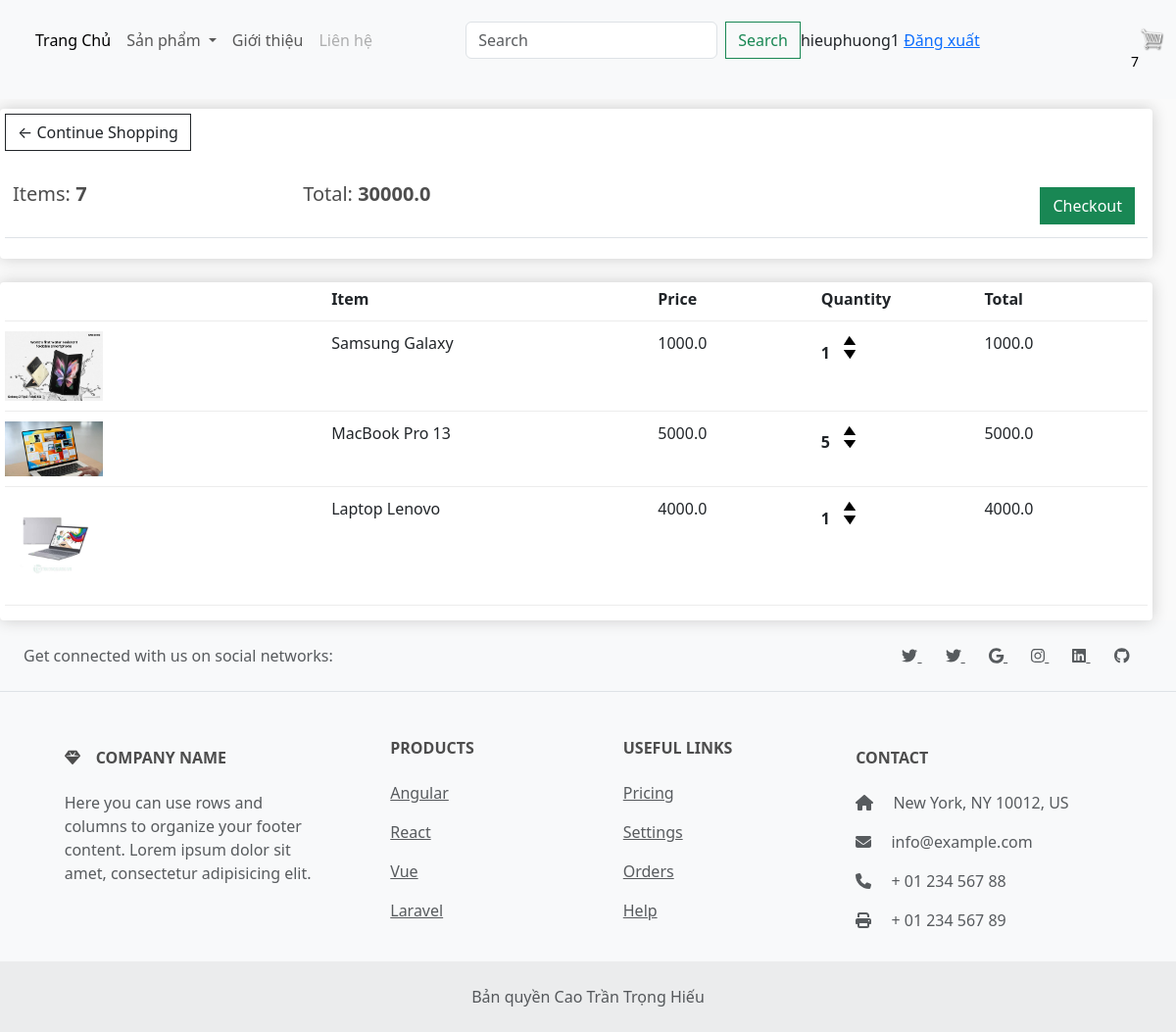
The page /cart/ (signed in) on the database as committed earlier.
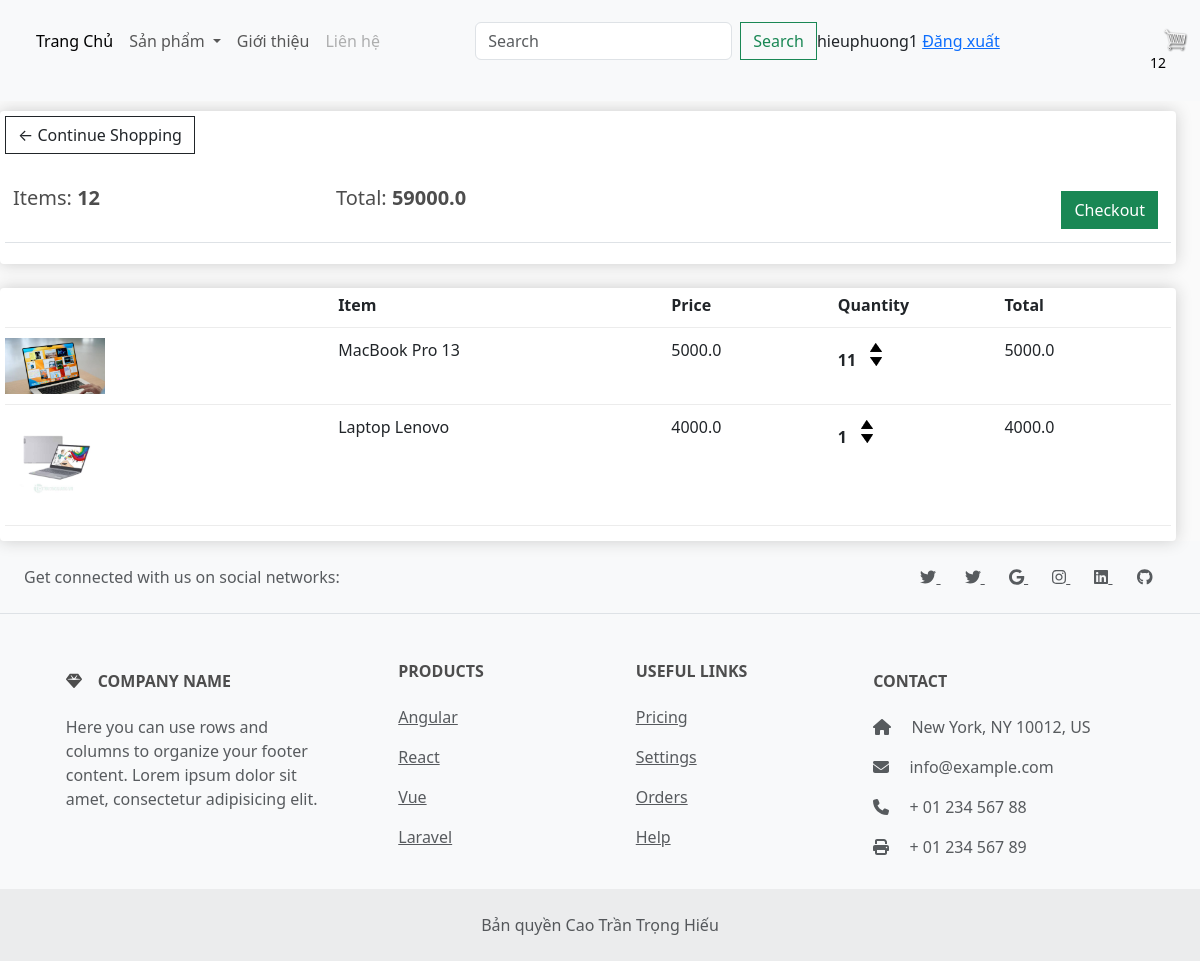
The same page on the database as committed later.
### app/models.py (models this page shows, shortened)
class Order(models.Model):
    customer = models.ForeignKey(User, on_delete=models.SET_NULL, blank=True, null=True)
    date_order = models.DateTimeField(auto_now_add=True)
    name = models.CharField(max_length=200, null=True)
    complete = models.BooleanField(default=False, null=True, blank=False)
    transaction_id = models.CharField(max_length=100, null=True)
    @property
    def get_cart_items(self):
        orderitems = self.orderitem_set.all()
        total = sum([item.quantity for item in orderitems])
        return total
    @property
    def get_cart_total(self):
        orderitems = self.orderitem_set.all()
        total = sum([item.get_total for item in orderitems])
        return total

class OrderItem(models.Model):
    product = models.ForeignKey(
        Product, on_delete=models.SET_NULL, blank=True, null=True
    )
    order = models.ForeignKey(Order, on_delete=models.SET_NULL, blank=True, null=True)
    quantity = models.IntegerField(default=0, null=True, blank=True)
    date_added = models.DateTimeField(auto_now_add=True)
    @property
    def get_total(self):
        total = self.product.price * self.quantity
        return total

class Product(models.Model):
    name = models.CharField(max_length=200, null=True)
    price = models.FloatField()
    digital = models.BooleanField(default=False, null=True, blank=False)
    image = models.ImageField(null=True, blank=True)
    detail = models.TextField(null=True, blank=True)
    @property
    def ImageURL(self):
        try:
            url = self.image.url
        except:
            url = ""
        return url

### app/views.py (the view)
# urls.py: path("cart/", views.cart, name="cart"),
def cart(request):
    if request.user.is_authenticated:
        customer = request.user
        order, created = Order.objects.get_or_create(customer=customer, complete=False)
        items = order.orderitem_set.all()
        cartItems = order.get_cart_items
        user_not_login = "hidden"
        user_login = "show"
    else:
        items = []
        order = {"get_cart_items": 0, "get_cart_totaL": 0}
        cartItems = order["get_cart_items"]
        user_not_login = "show"
        user_login = "hidden"
    context = {
        "items": items,
        "order": order,
        "cartItems": cartItems,
        "user_not_login": user_not_login,
        "user_login": user_login,
    }
    return render(request, "app/cart.html", context)

### app/templates/app/cart.html
{% extends 'app/base.html' %}
{% load static %}
{% block cart_content %}
<div class="row" style="width: 100%;" >
	<div class="col-lg-12">
		<div class="box-element">
			<a  class="btn btn-outline-dark" href="{% url 'home' %}">&#x2190; Continue Shopping</a>
			<br>
			<br>
			<table class="table">
				<tr>
					<th><h5>Items: <strong>{{order.get_cart_items}}</strong></h5></th>
					<th><h5>Total:<strong> {{order.get_cart_total}}</strong></h5></th>
					<th>
						<a  style="float:right; margin:5px;" class="btn btn-success" href="{% url 'checkout' %}">Checkout</a>
					</th>
				</tr>
			</table>
		</div>
		<br>
		<div class="box-element">
			<div class="cart-row">
				<div style="flex:2"></div>
				<div style="flex:2"><strong>Item</strong></div>
				<div style="flex:1"><strong>Price</strong></div>
				<div style="flex:1"><strong>Quantity</strong></div>
				<div style="flex:1"><strong>Total</strong></div>
			</div>
			{% for item in items %}
			<div class="cart-row">
				<div style="flex:2"><img class="row-image" src="{{item.product.ImageURL}}"></div>
				<div style="flex:2"><p>{{item.product.name}}</p></div>
				<div style="flex:1"><p>{{item.product.price}}</p></div>
				<div style="flex:1">
					<p class="quantity">{{item.quantity}}</p>
					<div class="quantity">
						<img data-product={{item.product.id}} data-action="add" class="chg-quantity update-cart" src="{% static  'app/images/arrow-up.png' %}">
						<img data-product={{item.product.id}} data-action="remove" class="chg-quantity update-cart" src="{% static  'app/images/arrow-down.png' %}">
					</div>
				</div>
				<div style="flex:1"><p>{{item.product.price}}</p></div>
			</div>
			{% endfor %}
		</div>
	</div>
</div>
{% endblock cart_content %}

### app/templates/app/base.html (shortened to what the changed rows need)
{% load static %}
<!DOCTYPE html>
<html>
    <head>
            <link href="https://cdn.jsdelivr.net/npm/bootstrap@5.3.3/dist/css/bootstrap.min.css" rel="stylesheet">
            <link rel="stylesheet" href="{%static 'app/css/style.css' %}">
            <link rel="stylesheet" href="{%static 'app/css/owl.carousel.min.css' %}">
            <link rel="stylesheet" href="{%static 'app/css/all.min.css' %}">
            <link rel="stylesheet" href="{%static 'app/css/main.css' %}">
            <link rel="stylesheet" href="">
    </head>
    <body>
        <nav class="navbar navbar-expand-lg bg-body-tertiary">
            <div class="container-fluid" style="margin-top: -0.5cm">
              <div class="form-inline my-2 my-lg-0">
                <a href="{% url 'cart' %}"> <img id="cart-icon" src="{% static 'images/cart.png' %}"></a>
                <p id="cart-total">{{cartItems}}</p>
              </div>
            </div>
          </nav>
          {% block cart_content %}{% endblock cart_content %}
    </body>
</html>

Rows that differ between the two databases and show on the page:
removed OrderItem: product.ImageURL (picture), product.name "Samsung Galaxy", product.price "1000.0", quantity "1"
changed through a linked row, Order: get_cart_items "7" → "12"; get_cart_total "30000.0" → "59000.0"
changed OrderItem "MacBook Pro 13": quantity "5" → "11"
Other text that changed with them:
{{ cartItems }}: "7" → "12"
